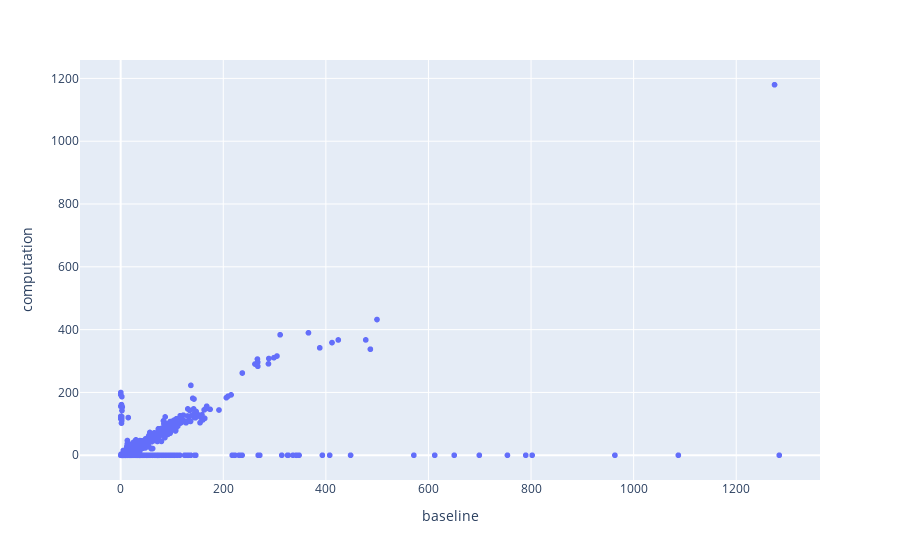

The notebook cell saved with this chart:
### Code cell
check_variable_graph(EW1_model, X, y_true, var='EW1')

### Figure 1 — Plotly figure (JSON) as saved in the notebook; plotly's stock layout.template omitted (floating-point values rounded to 4 significant figures; data arrays with more than 128 entries replaced by an {"elided": "..."} marker saying what was removed)
{"data": [{"customdata": {"elided": "1162x2 mixed values"}, "hovertemplate": "baseline=%{x}<br>computation=%{y}<br>ISO=%{customdata[0]}<br>Year=%{customdata[1]}<extra></extra>", "legendgroup": "", "marker": {"color": "#636efa", "symbol": "circle"}, "mode": "markers", "name": "", "showlegend": false, "type": "scattergl", "x": {"elided": "1162 float values"}, "xaxis": "x", "y": {"elided": "1162 float values"}, "yaxis": "y"}], "layout": {"legend": {"tracegroupgap": 0}, "margin": {"t": 60}, "xaxis": {"anchor": "y", "domain": [0, 1], "title": {"text": "baseline"}}, "yaxis": {"anchor": "x", "domain": [0, 1], "title": {"text": "computation"}}}}
